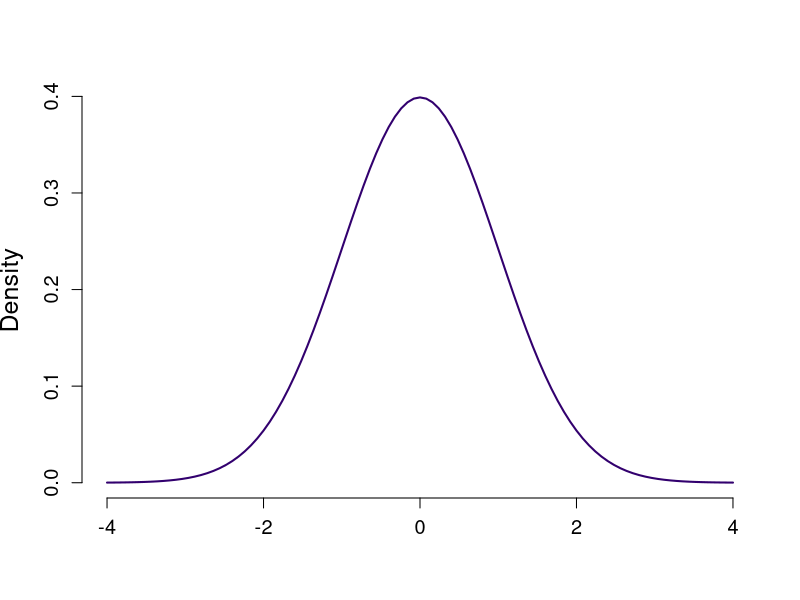
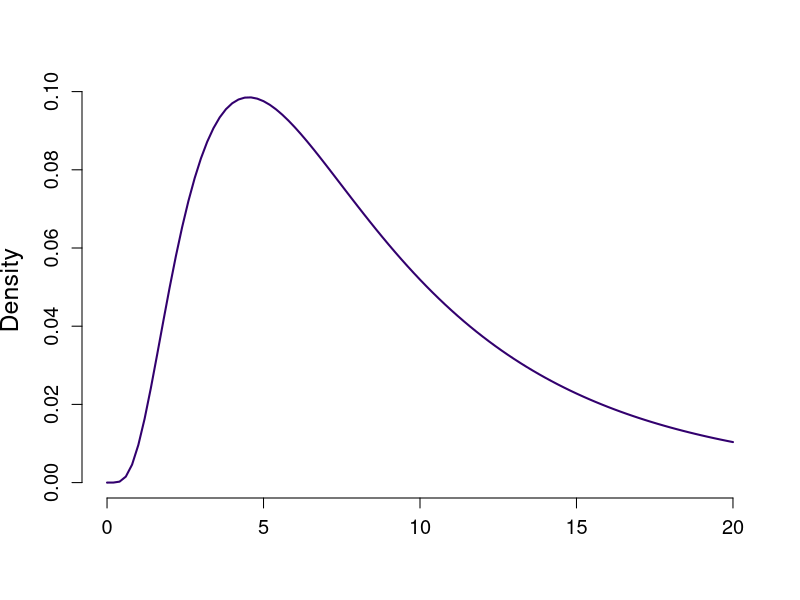
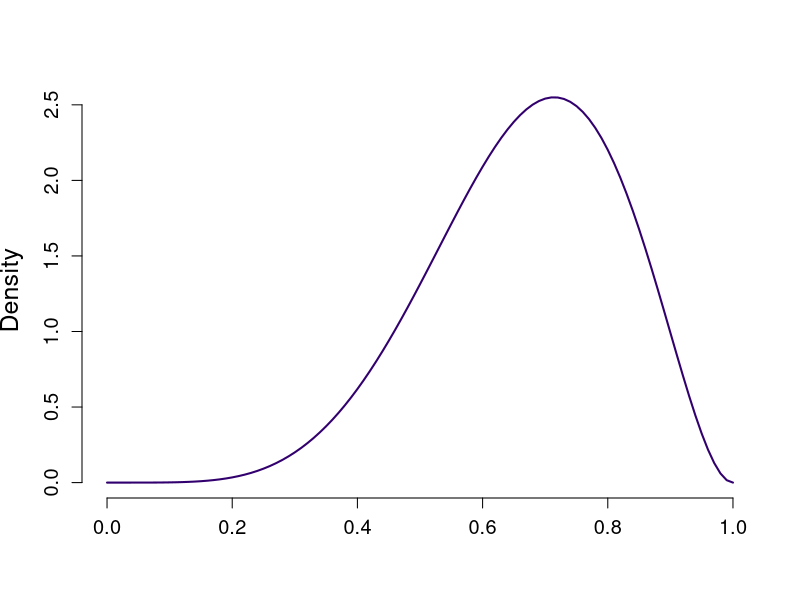

The R script that drew these images, in order:
## ---- chunk 1
knitr::opts_chunk$set(echo = FALSE)
## ---- chunk 2
set.seed(514)
## flip a coin 1000 times
x <- rbinom(n = 1000, size = 1, prob = 0.5)
## count tails (0) and heads (1)
table(x)
## ---- chunk 3
set.seed(514)
## 37 banded birds; number of resightings
x <- rpois(n = 37, lambda = 1)
## count up resightings
table(x)
## ---- chunk 4
set.seed(514)
## 1357 tagged smolts; probability of survival is 0.05
x <- rbinom(n = 1357, size = 1, prob = 0.05)
## number of mortalities (0) and survivors (1)
table(x)  # p ~= 0.0593
## ---- chunk 5
## normal distribution (mean = 0, sd = 1)
curve(dnorm(x, mean = 0, sd = sqrt(1)), from = -4, to = 4,
      main = "", xlab = "", ylab = "Density", bty = "n",
      cex.lab = 1.5, cex.axis = 1.2, lwd = 2, col = "#32006e")
## ---- chunk 6
## log-normal distribution (mean = 2, sd = 0.7)
curve(dlnorm(x, meanlog = 2, sdlog = 0.7), from = 0, to = 20,
      main = "", xlab = "", ylab = "Density", bty = "n",
      cex.lab = 1.5, cex.axis = 1.2, lwd = 2,  col = "#32006e")
## ---- chunk 7
## beta distribution (mean = 2/3)
curve(dbeta(x, shape1 = 6, shape2 = 3), from = 0, to = 1,
      main = "", xlab = "", ylab = "Density", bty = "n",
      cex.lab = 1.5, cex.axis = 1.2, lwd = 2,  col = "#32006e")
